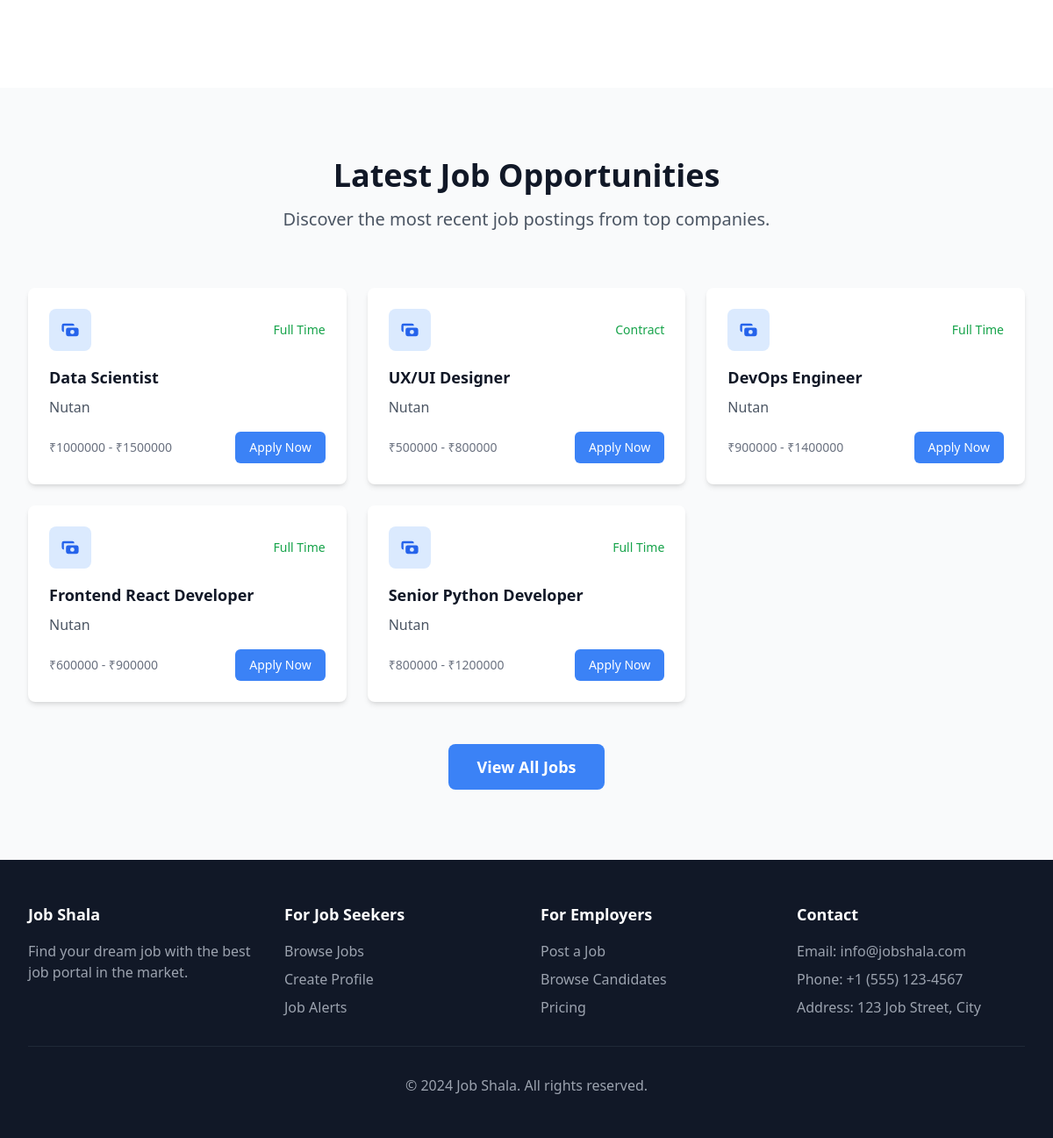
The app's page / (lower part), older data.
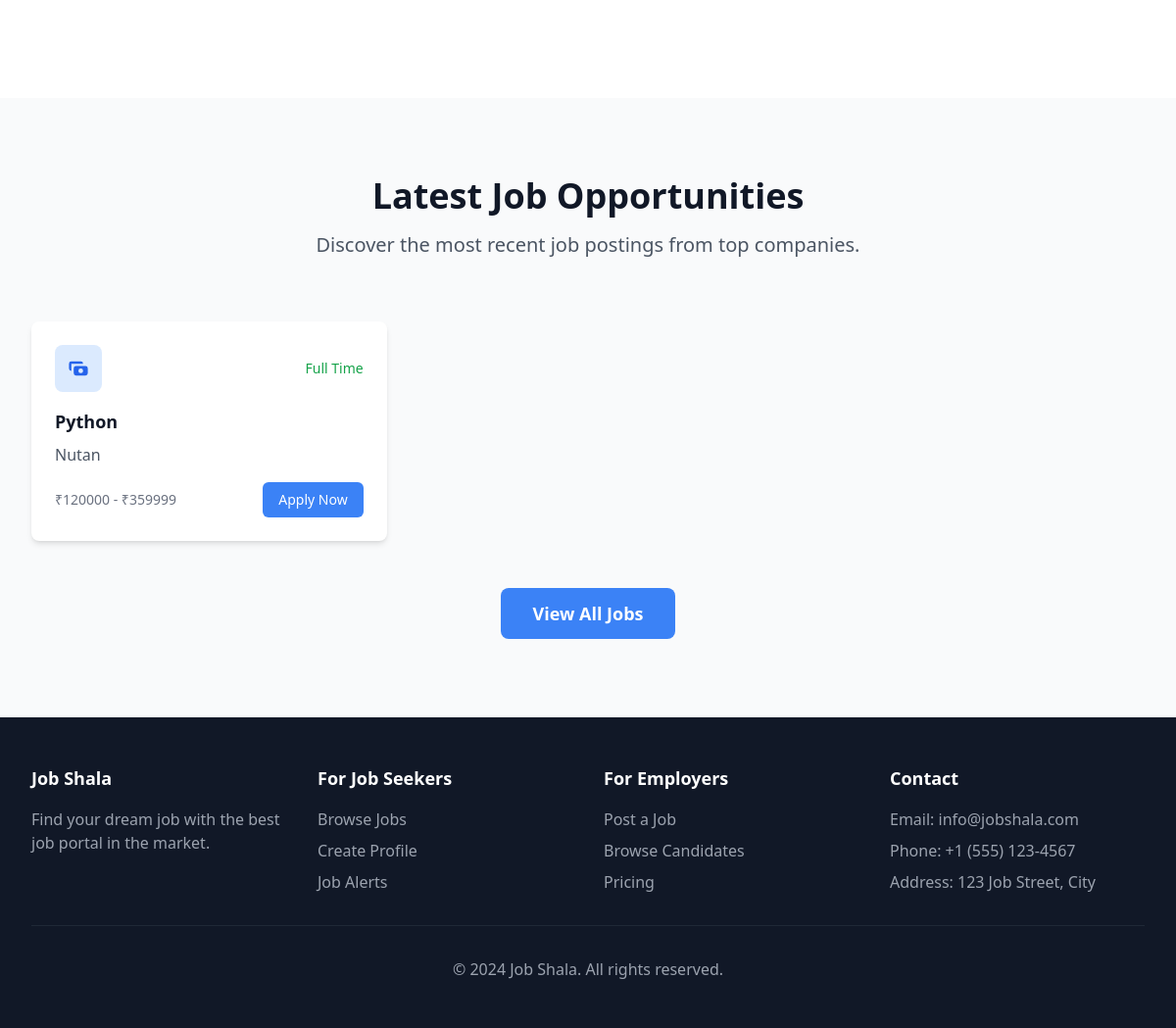
The same page, newer data.
### employer/models.py (models this page shows, shortened)
class Job(models.Model):
    JOB_TYPE_CHOICES = [
        ('full-time', 'Full Time'),
        ('part-time', 'Part Time'),
        ('contract', 'Contract'),
        ('internship', 'Internship'),
        ('freelance', 'Freelance'),
    ]
    EXPERIENCE_CHOICES = [
        ('entry', 'Entry Level'),
        ('junior', 'Junior (1-3 years)'),
        ('mid', 'Mid Level (3-5 years)'),
        ('senior', 'Senior (5+ years)'),
        ('lead', 'Lead/Manager'),
    ]
    employer = models.ForeignKey(Employer, on_delete=models.CASCADE)
    title = models.CharField(max_length=200)
    company_name = models.CharField(max_length=200)
    location = models.CharField(max_length=200)
    job_type = models.CharField(max_length=20, choices=JOB_TYPE_CHOICES)
    experience_level = models.CharField(max_length=20, choices=EXPERIENCE_CHOICES)
    salary_min = models.DecimalField(max_digits=10, decimal_places=2, null=True, blank=True)
    salary_max = models.DecimalField(max_digits=10, decimal_places=2, null=True, blank=True)
    salary_currency = models.CharField(max_length=3, default='INR')
    description = models.TextField()
    requirements = models.TextField()
    benefits = models.TextField(blank=True, null=True)
    skills_required = models.TextField()
    is_active = models.BooleanField(default=True)
    is_featured = models.BooleanField(default=False)
    views_count = models.IntegerField(default=0)
    applications_count = models.IntegerField(default=0)
    created_at = models.DateTimeField(auto_now_add=True)
    updated_at = models.DateTimeField(auto_now=True)
    deadline = models.DateField(null=True, blank=True)
    class Meta:
        ordering = ['-created_at']

### core/views.py (the view)
# urls.py: path('', views.homepage, name='homepage'),
def homepage(request):
    recent_jobs = Job.objects.filter(is_active=True).order_by('-created_at')[:6]
    context = {
        'recent_jobs': recent_jobs,
    }
    return render(request, 'core/homepage.html', context)

### core/templates/core/homepage.html (shortened to what this page needs)
{% extends 'core/base.html' %}
{% block content %}
<section class="py-20 bg-white">
    <div class="max-w-7xl mx-auto px-4 sm:px-6 lg:px-8">
        <div class="grid grid-cols-1 md:grid-cols-3 gap-8">
            <div class="text-center p-6 rounded-lg hover:shadow-lg transition-shadow duration-200">
            </div>
            <div class="text-center p-6 rounded-lg hover:shadow-lg transition-shadow duration-200">
            </div>
            <div class="text-center p-6 rounded-lg hover:shadow-lg transition-shadow duration-200">
            </div>
        </div>
    </div>
</section>
<section class="py-20 bg-gray-50">
    <div class="max-w-7xl mx-auto px-4 sm:px-6 lg:px-8">
        <div class="text-center mb-16">
            <h2 class="text-3xl md:text-4xl font-bold text-gray-900 mb-4">
                Latest Job Opportunities
            </h2>
            <p class="text-xl text-gray-600 max-w-2xl mx-auto">
                Discover the most recent job postings from top companies.
            </p>
        </div>
        <div class="grid grid-cols-1 md:grid-cols-2 lg:grid-cols-3 gap-6">
            {% for job in recent_jobs %}
            <div class="bg-white rounded-lg shadow-md hover:shadow-lg transition-shadow duration-200 p-6">
                <div class="flex items-center justify-between mb-4">
                    <div class="w-12 h-12 bg-blue-100 rounded-lg flex items-center justify-center">
                        <svg class="w-6 h-6 text-blue-600" fill="currentColor" viewBox="0 0 20 20">
                            <path fill-rule="evenodd" d="M4 4a2 2 0 00-2 2v4a2 2 0 002 2V6h10a2 2 0 00-2-2H4zm2 6a2 2 0 012-2h8a2 2 0 012 2v4a2 2 0 01-2 2H8a2 2 0 01-2-2v-4zm6 4a2 2 0 100-4 2 2 0 000 4z" clip-rule="evenodd"></path>
                        </svg>
                    </div>
                    <span class="text-sm text-green-600 font-medium">{{ job.get_job_type_display }}</span>
                </div>
                <h3 class="text-lg font-semibold text-gray-900 mb-2">{{ job.title }}</h3>
                <p class="text-gray-600 mb-4">{{ job.company_name }}</p>
                <div class="flex items-center justify-between">
                    {% if job.salary_min and job.salary_max %}
                    <span class="text-gray-500 text-sm">₹{{ job.salary_min|floatformat:0 }} - ₹{{ job.salary_max|floatformat:0 }}</span>
                    {% else %}
                    <span class="text-gray-500 text-sm">Salary not specified</span>
                    {% endif %}
                    <a href="{% url 'job_detail' job.id %}" class="bg-primary hover:bg-secondary text-white px-4 py-2 rounded-md text-sm font-medium transition-colors duration-200">
                        Apply Now
                    </a>
                </div>
            </div>
            {% endfor %}
        </div>
        <div class="text-center mt-12">
            <a href="{% url 'job_listing' %}" class="bg-primary hover:bg-secondary text-white px-8 py-3 rounded-lg text-lg font-semibold transition-colors duration-200 inline-block">
                View All Jobs
            </a>
        </div>
    </div>
</section>
{% endblock %}

### core/templates/core/base.html (shortened to what this page needs)
{% load static %}
<!DOCTYPE html>
<html lang="en">
<head>
    <script src="https://cdn.tailwindcss.com"></script>
    <link rel="stylesheet" href="{% static 'css/custom.css' %}">
</head>
<body class="bg-gray-50">
    <main class="pt-16">
        {% block content %}{% endblock %}
    </main>
    <footer class="bg-gray-900 text-white py-12">
        <div class="max-w-7xl mx-auto px-4 sm:px-6 lg:px-8">
            <div class="grid grid-cols-1 md:grid-cols-4 gap-8">
                <div>
                    <h3 class="text-lg font-semibold mb-4">Job Shala</h3>
                    <p class="text-gray-400">Find your dream job with the best job portal in the market.</p>
                </div>
                <div>
                    <h4 class="text-lg font-semibold mb-4">For Job Seekers</h4>
                    <ul class="space-y-2 text-gray-400">
                        <li><a href="#" class="hover:text-white transition-colors">Browse Jobs</a></li>
                        <li><a href="#" class="hover:text-white transition-colors">Create Profile</a></li>
                        <li><a href="#" class="hover:text-white transition-colors">Job Alerts</a></li>
                    </ul>
                </div>
                <div>
                    <h4 class="text-lg font-semibold mb-4">For Employers</h4>
                    <ul class="space-y-2 text-gray-400">
                        <li><a href="#" class="hover:text-white transition-colors">Post a Job</a></li>
                        <li><a href="#" class="hover:text-white transition-colors">Browse Candidates</a></li>
                        <li><a href="#" class="hover:text-white transition-colors">Pricing</a></li>
                    </ul>
                </div>
                <div>
                    <h4 class="text-lg font-semibold mb-4">Contact</h4>
                    <ul class="space-y-2 text-gray-400">
                        <li>Email: info@jobshala.com</li>
                        <li>Phone: +1 (555) 123-4567</li>
                        <li>Address: 123 Job Street, City</li>
                    </ul>
                </div>
            </div>
            <div class="border-t border-gray-800 mt-8 pt-8 text-center text-gray-400">
                <p>&copy; 2024 Job Shala. All rights reserved.</p>
            </div>
        </div>
    </footer>
</body>
</html>

Row changes from the older to the newer data that the page shows:
removed Job: job_type "Full Time", title "Data Scientist", company_name "Nutan", salary_min "1000000", salary_max "1500000"
removed Job: job_type "Contract", title "UX/UI Designer", company_name "Nutan", salary_min "500000", salary_max "800000"
removed Job: job_type "Full Time", title "DevOps Engineer", company_name "Nutan", salary_min "900000", salary_max "1400000"
removed Job: job_type "Full Time", title "Frontend React Developer", company_name "Nutan", salary_min "600000", salary_max "900000"
removed Job: job_type "Full Time", title "Senior Python Developer", company_name "Nutan", salary_min "800000", salary_max "1200000"
added Job: job_type "Full Time", title "Python", company_name "Nutan", salary_min "120000", salary_max "359999"
